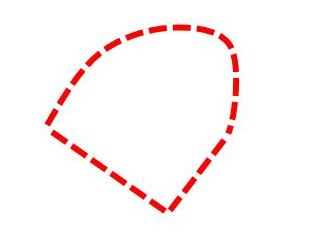
#> input picture TEK.JPG, 312 x 245 px, found by its file name
$ python FeretCalculation.py
#> lines starting #> are read from the running program, lines starting #| are printed output that depends on the picture; after the words box and inside, x2 and y2 are one past the last pixel; in counts of white or black regions, pixels touching at a corner belong together
import cv2
import numpy as np
#from feret import feret_diameter
import feret
import tifffile as tif

# Load color image
image = cv2.imread("TEK.jpg")  # Replace with your image path
#> image is the input picture: shape (245, 312, 3); mean B, G, R 246, 246.2, 252.9

# Convert to grayscale
gray = cv2.cvtColor(image, cv2.COLOR_BGR2GRAY)
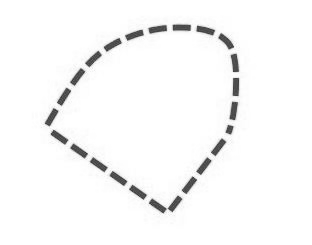
#> gray: shape (245, 312); min 48, max 255, mean 248.2

# Threshold to binary
_, binary = cv2.threshold(gray, 0, 255, cv2.THRESH_BINARY + cv2.THRESH_OTSU)
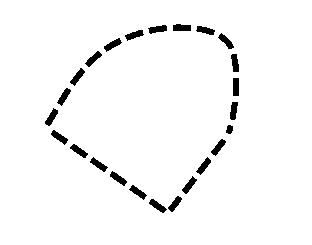
#> binary: shape (245, 312); 96.7% white; 24 black regions, largest, box (x1, y1, x2, y2) and area: (173, 24, 191, 31) 113, (148, 25, 167, 34) 111, (104, 38, 122, 52) 111

# Find contours
#contours, _ = cv2.findContours(binary, cv2.RETR_EXTERNAL, cv2.CHAIN_APPROX_NONE)

#if len(contours) == 0:
#    raise ValueError("No contours found!")

# Assuming only one object, use the largest contour
#main_contour = max(contours, key=cv2.contourArea)
cv2.imshow('debug',binary)
#image=cv2.imencode('binary.jpg',binary)
tif.imwrite("binary_image.tiff", binary)
image=tif.imread('binary_image.tiff')

#> (the run stopped early here; a loop or call above may not have finished)

$ run again, with TOP.JPG copied over TEK.JPG
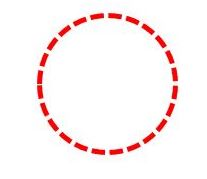
#> input picture TOP.JPG, 207 x 179 px, found by its file name
#> image is the input picture: shape (179, 207, 3); mean B, G, R 243, 243.2, 251.8
#> `gray = cv2.cvtColor(image, cv2.COLOR_BGR2GRAY)`:
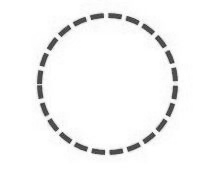
#> gray: shape (179, 207); min 48, max 255, mean 245.8
#> `_, binary = cv2.threshold(gray, 0, 255, cv2.THRESH_BINARY + cv2.THRESH..`:
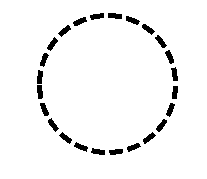
#> binary: shape (179, 207); 95.5% white; 24 black regions, largest, box (x1, y1, x2, y2) and area: (108, 13, 122, 19) 71, (73, 17, 87, 26) 71, (37, 85, 43, 99) 71
